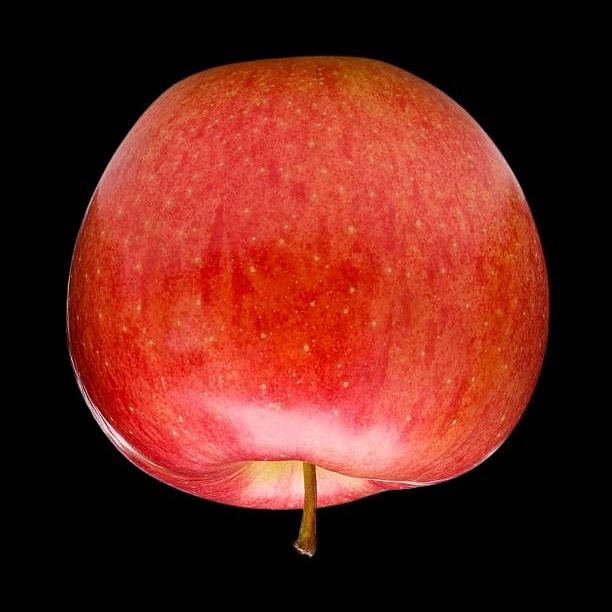
#> input picture features/assets/img/mirrored/mirrored_img.jpg, 612 x 612 px
$ python flip.py assets/img/mirrored/mirrored_img.jpg assets/img/mirrored/mirrored_img.jpg
#> lines starting #> are read from the running program, lines starting #| are printed output that depends on the picture
import cv2
import sys


image_path = sys.argv[1]
img = cv2.imread(image_path)
#> img is the input picture: shape (612, 612, 3); mean B, G, R 25.9, 35.4, 101.8
# img = cv2.imread("apol.jpg")


# Mirror the image vertically
flipVal = sys.argv[2]
if(flipVal):
    if(flipVal == '0'):
        mirrored_img_vertical = cv2.flip(img, 0)
    else:
        mirrored_img_vertical = cv2.flip(img, 1)
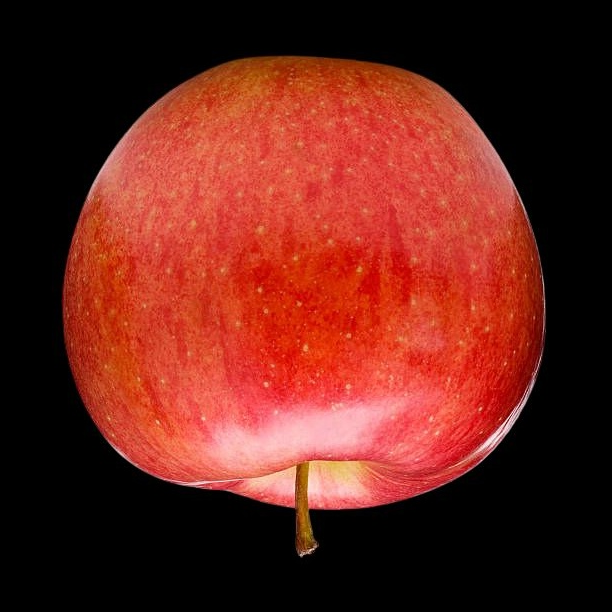
#> mirrored_img_vertical: shape (612, 612, 3); mean B, G, R 25.9, 35.4, 101.8

    mirrored_img = "assets/img/mirrored/mirrored_img.jpg"
    cv2.imwrite(mirrored_img, mirrored_img_vertical)
    print(mirrored_img)
